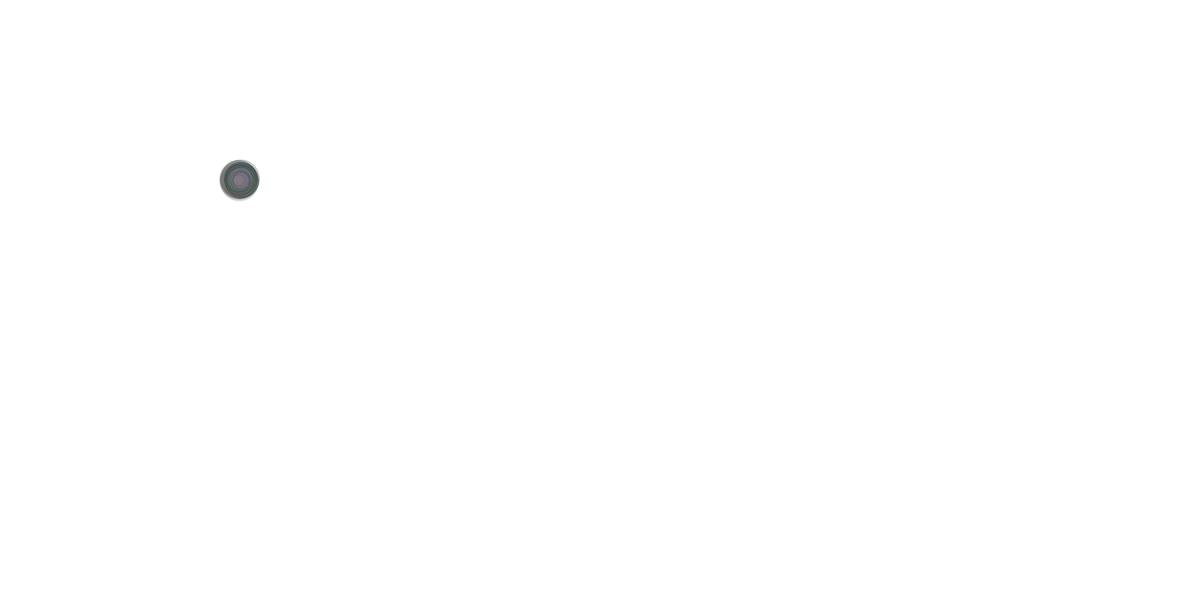
Frame 1 (no input)
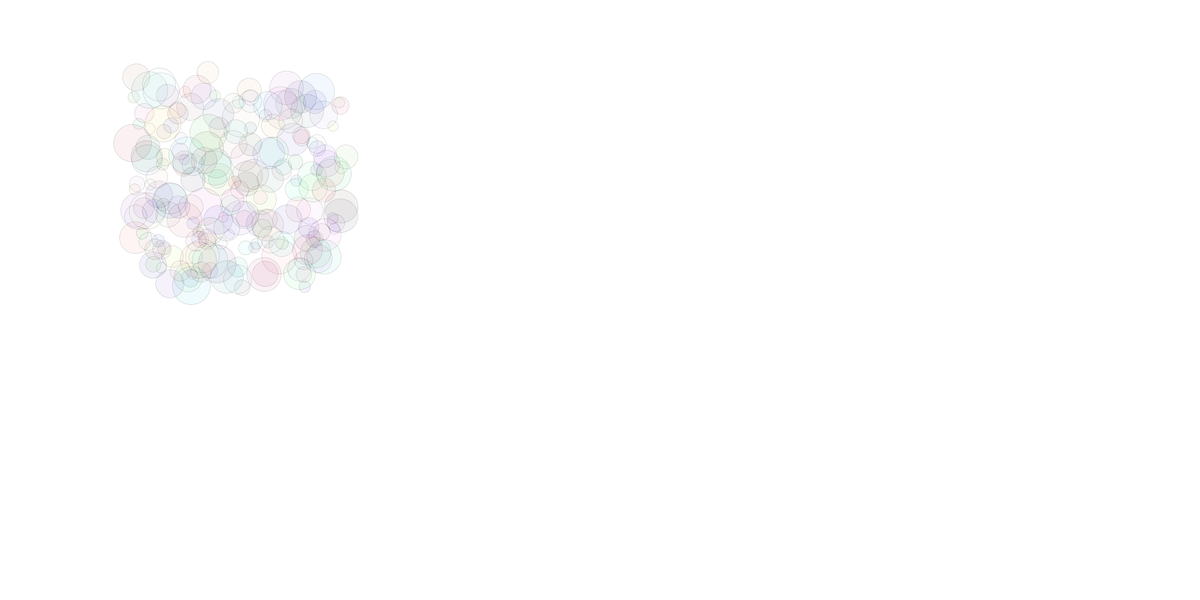
Frame 60 (the mouse pressed at the canvas centre just before this capture)
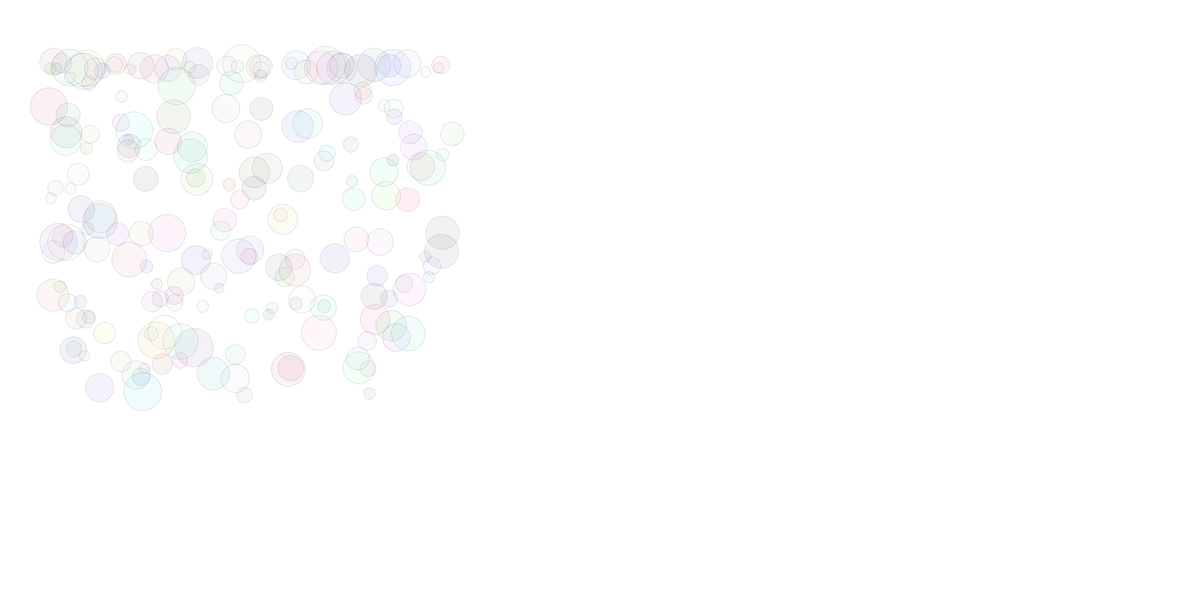
Frame 120 (the mouse held since frame 60 and released just before this capture)

The Processing sketch that drew these frames (run headless with seeded random() and noise(); from frame 60 on, the mouse is pressed at the canvas centre):

// Processing sketch: Park_NOC2_3
// ── Park_NOC2_3.pde
Mover[] movers = new Mover[200];

void setup() {
  size(2000, 1000);
  smooth();
  for (int i = 0; i < movers.length; i++) {
    movers[i] = new Mover(random(1, 4), displayWidth/4, displayHeight/4);
  }
}

void draw() {
  background(255);

  for (int i = 0; i < movers.length; i++) {

    PVector wind = new PVector(0.01, 0);
    PVector gravity = new PVector(0, 0.1*movers[i].mass);

   // movers[i].applyForce(wind);
   // movers[i].applyForce(gravity);

    movers[i].checkEdges();
    movers[i].update();
    movers[i].display();

  }
}

// ── Balls.pde
class Mover {

  PVector location;
  PVector velocity;
  PVector acceleration;
  float mass;
  float vo=3;
  int r,g,b;

  Mover(float m, float x , float y) {
    mass = m;
    location = new PVector(x,y);
    velocity = new PVector(0,0);
    acceleration = new PVector(random(-vo,vo),random(-vo,vo));
    r = (int) random(255);
    g = (int) random(255);
    b = (int) random(255);
  }
  
  void applyForce(PVector force) {
    PVector f = PVector.div(force,mass);
    acceleration.add(f);
  }
  
  void update() {
    velocity.add(acceleration);
    location.add(velocity);
    acceleration.mult(0);
  }

  void display() {
    stroke(0);
    strokeWeight(0);
    fill(r,g,b,15);
    ellipse(location.x,location.y,mass*16,mass*16);
  }

  void checkEdges() {

    if (location.y < 0) {
      velocity.y *= -1;
      location.y = 0;
    }
    
     if (location.x >= displayWidth*.8){
      PVector repel = new PVector (-1*location.x * (mass * 16) , 0);
      repel.normalize();
      repel.mult(location.x* .00007);
      acceleration.add(repel);
     
    }
    if (location.x <= displayWidth*.1){
      PVector repel = new PVector (location.y * (mass * 16) , 0);
      repel.normalize();
      repel.mult(location.x*.0004);
      acceleration.add(repel);
     
    }
    if (location.y <= displayHeight*.1){
      PVector repel = new PVector (0, location.y * (mass * 16));
      repel.normalize();
      repel.mult(location.y*.001);
      acceleration.add(repel);
    }
    
    if (location.y >= displayHeight*.6){
      PVector repel = new PVector (0,-1*location.y * (mass * 16) );
      repel.normalize();
      repel.mult(location.y*.0005);
      acceleration.add(repel);
    }

  }

}
